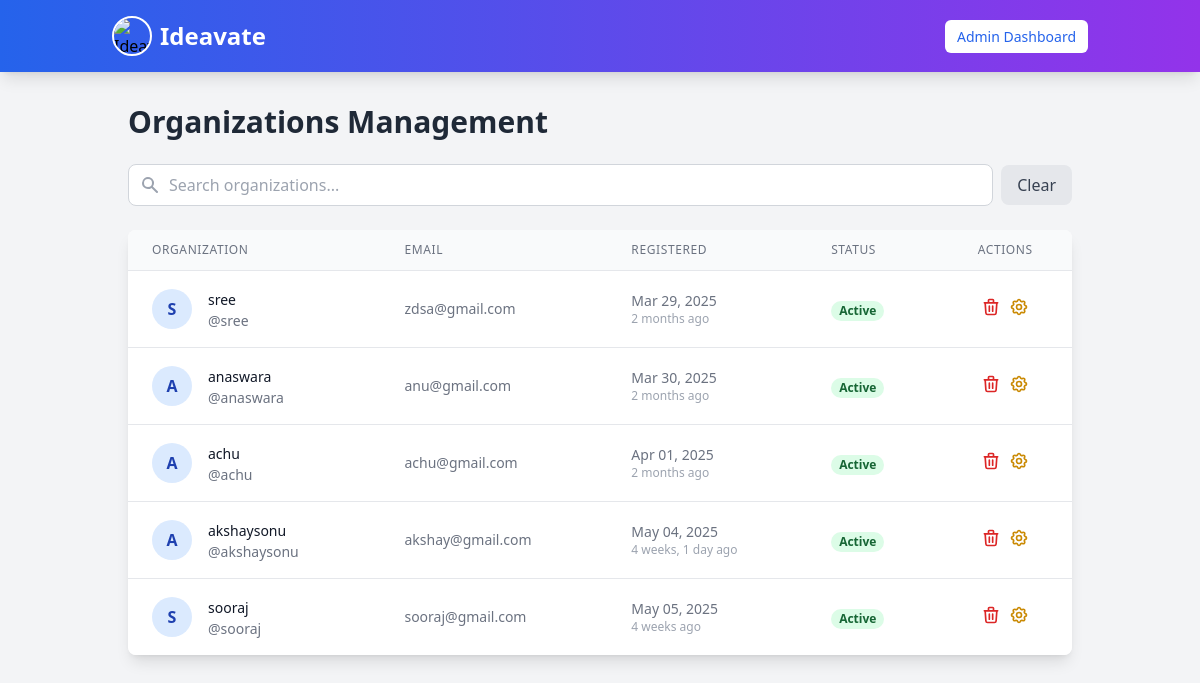
Before: /admin_dashboard/organizations/ (signed in) with the older database file.
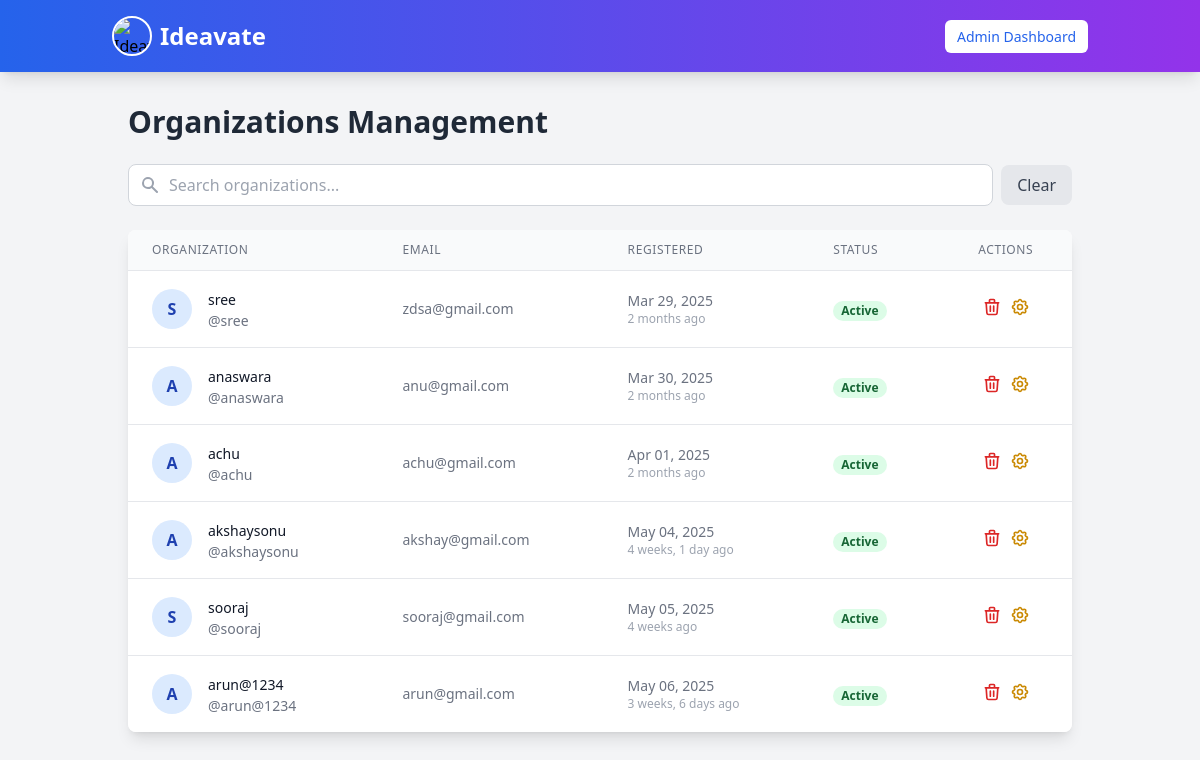
After: the same page with the newer database file.
### myapp/models.py (models this page shows)
class User(AbstractUser):
    is_user = models.BooleanField(default=False)
    is_organization = models.BooleanField(default=False)
    groups = models.ManyToManyField(Group, related_name="custom_user_groups", blank=True)
    user_permissions = models.ManyToManyField(Permission, related_name="custom_user_permissions", blank=True)

### myapp/views.py (the view)
# urls.py: path("admin_dashboard/organizations/",views. admin_organizations, name="admin_organizations"),
@user_passes_test(is_admin, login_url="signin")
def admin_organizations(request):
    organizations = User.objects.filter(is_organization=True)
    return render(request, "admin_organizations.html", {"organizations": organizations})

### myapp/views.py (called while the page is built)
def is_admin(user):
    return user.is_authenticated and user.is_superuser

### templates/admin_organizations.html (shortened to what the changed rows need)
{% extends "navbar.html" %}
{% block content %}
<div class="container mx-auto p-4 md:p-6">
    <h1 class="text-2xl md:text-3xl font-bold text-gray-800 mb-6">Organizations Management</h1>
    <div class="bg-white shadow-lg rounded-lg overflow-hidden">
        <div class="overflow-x-auto">
            <table class="min-w-full divide-y divide-gray-200">
                <thead class="bg-gray-50">
                    <tr>
                        <th scope="col" class="px-6 py-3 text-left text-xs font-medium text-gray-500 uppercase tracking-wider">Organization</th>
                        <th scope="col" class="px-6 py-3 text-left text-xs font-medium text-gray-500 uppercase tracking-wider">Email</th>
                        <th scope="col" class="px-6 py-3 text-left text-xs font-medium text-gray-500 uppercase tracking-wider">Registered</th>
                        <th scope="col" class="px-6 py-3 text-left text-xs font-medium text-gray-500 uppercase tracking-wider">Status</th>
                        <th scope="col" class="px-6 py-3 text-center text-xs font-medium text-gray-500 uppercase tracking-wider">Actions</th>
                    </tr>
                </thead>
                <tbody id="orgTable" class="bg-white divide-y divide-gray-200">
                    {% for org in organizations %}
                    <tr class="hover:bg-gray-50 transition">
                        <td class="px-6 py-4 whitespace-nowrap">
                            <div class="flex items-center">
                                <div class="flex-shrink-0 h-10 w-10 rounded-full bg-blue-100 flex items-center justify-center text-blue-800 font-bold">
                                    {{ org.username|first|upper }}
                                </div>
                                <div class="ml-4">
                                    <a href="{% url 'organization_profile' org.username %}" class="text-sm font-medium text-gray-900 hover:text-blue-600 transition">
                                        {{ org.username }}
                                    </a>
                                    <div class="text-sm text-gray-500">@{{ org.username }}</div>
                                </div>
                            </div>
                        </td>
                        <td class="px-6 py-4 whitespace-nowrap text-sm text-gray-500">{{ org.email }}</td>
                        <td class="px-6 py-4 whitespace-nowrap text-sm text-gray-500">
                            <div>{{ org.date_joined|date:"M d, Y" }}</div>
                            <div class="text-xs text-gray-400">{{ org.date_joined|timesince }} ago</div>
                        </td>
                        <td class="px-6 py-4 whitespace-nowrap">
                            <span class="px-2 inline-flex text-xs leading-5 font-semibold rounded-full
                                {% if org.is_active %}bg-green-100 text-green-800{% else %}bg-red-100 text-red-800{% endif %}">
                                {% if org.is_active %}Active{% else %}Inactive{% endif %}
                            </span>
                        </td>
                        <td class="px-6 py-4 whitespace-nowrap text-center text-sm font-medium">
                            <div class="flex justify-center space-x-2">
                                <form action="{% url 'delete_organization' org.id %}" method="post" onsubmit="return confirm('Are you sure you want to delete this organization?');" class="inline">
                                    <button type="submit" class="text-red-600 hover:text-red-900 transition" title="Delete Organization">
                                        <svg xmlns="http://www.w3.org/2000/svg" class="h-5 w-5" fill="none" viewBox="0 0 24 24" stroke="currentColor">
                                            <path stroke-linecap="round" stroke-linejoin="round" stroke-width="2" d="M19 7l-.867 12.142A2 2 0 0116.138 21H7.862a2 2 0 01-1.995-1.858L5 7m5 4v6m4-6v6m1-10V4a1 1 0 00-1-1h-4a1 1 0 00-1 1v3M4 7h16" />
                                        </svg>
                                    </button>
                                </form>
                                <form action="{% url 'toggle_organization_status' org.id %}" method="post" class="inline">
                                    <button type="submit" class="text-yellow-600 hover:text-yellow-900 transition" title="{% if org.is_active %}Deactivate{% else %}Activate{% endif %} Organization">
                                    </button>
                                </form>
                            </div>
                        </td>
                    </tr>
                    {% empty %}
                    <tr>
                        <td colspan="5" class="px-6 py-4 text-center text-gray-500">No organizations found.</td>
                    </tr>
                    {% endfor %}
                </tbody>
            </table>
        </div>
    </div>
</div>
{% endblock %}

Changed rows visible on the page:
added User: username|first "A", username "arun@1234", email "arun@gmail.com", date_joined "May 06, 2025", date_joined "3 weeks, 6 days", is_active "Active"
